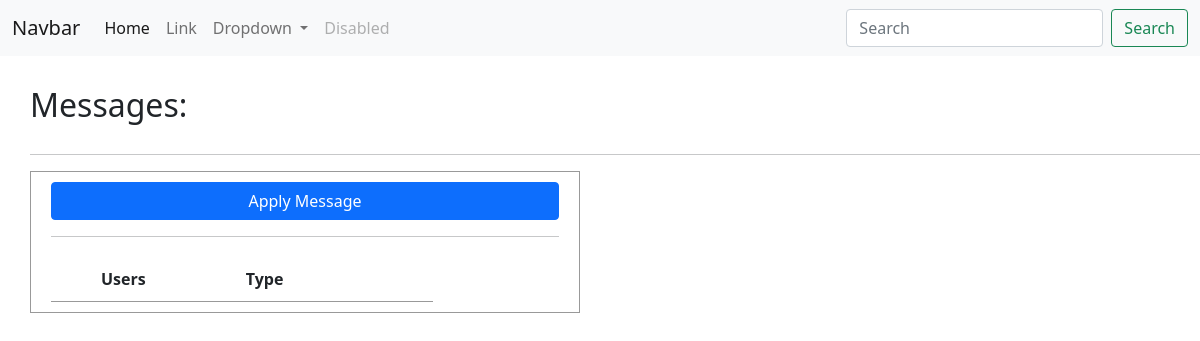
The page /dashboard/ on the database as committed earlier.
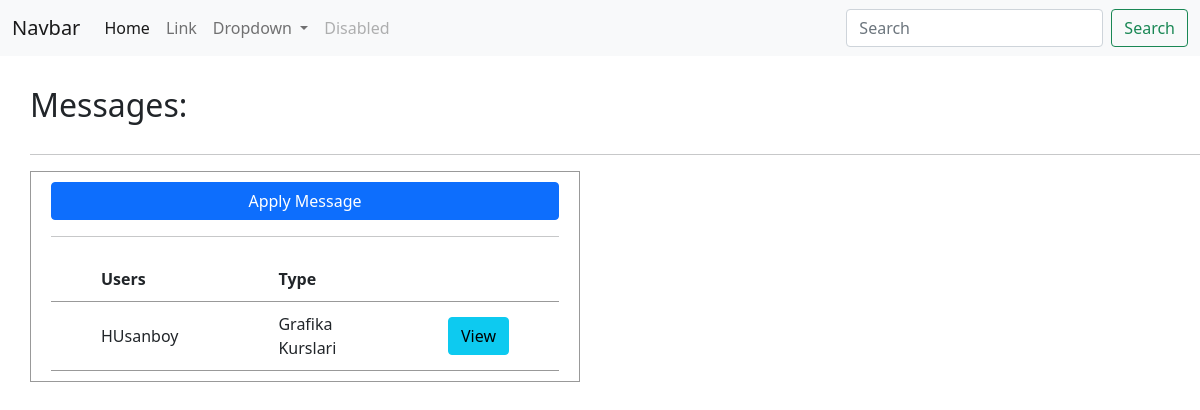
The same page on the database as committed later.
### apps/company/models.py (models this page shows, shortened)
class Contact(models.Model):
    class Meta:
        verbose_name = "Contact"
        verbose_name_plural = "Apply"
    full_name = models.CharField(max_length=100)
    own_phone = models.IntegerField(default=998)
    extra_phone = models.IntegerField(default=998)
    message = models.CharField(max_length=120)
    category = models.ForeignKey(Category_courses, null=True, default=None, on_delete=models.CASCADE, related_name="category_contact")

class Category_courses(models.Model):
	name = models.CharField(max_length=100)
	def __str__(self):
		return self.name

### apps/company/views.py (the view)
# urls.py: path("dashboard/", views.dashboard, name='dashboard')
def dashboard(request):
    contact = models.Contact.objects.all()
    context = {
        "contact": contact
    }
    return render(request, 'pages/dashboard.html', context)

### templates/pages/dashboard.html (shortened to what this page needs)
<!DOCTYPE html>
<html lang="en">
<head>
    <link href="https://cdn.jsdelivr.net/npm/bootstrap@5.0.2/dist/css/bootstrap.min.css" rel="stylesheet">
</head>
<body>
    <nav class="navbar navbar-expand-lg navbar-light bg-light">
        <div class="container-fluid">
            <a class="navbar-brand" href="#">Navbar</a>
            <div class="collapse navbar-collapse" id="navbarSupportedContent">
                <ul class="navbar-nav me-auto mb-2 mb-lg-0">
                    <li class="nav-item">
                        <a class="nav-link active" aria-current="page" href="{% url 'company:home' %}">Home</a>
                    </li>
                    <li class="nav-item">
                        <a class="nav-link" href="#">Link</a>
                    </li>
                    <li class="nav-item dropdown">
                        <a class="nav-link dropdown-toggle" href="#" id="navbarDropdown" role="button" data-bs-toggle="dropdown" aria-expanded="false">
                            Dropdown
                        </a>
                    </li>
                    <li class="nav-item">
                        <a class="nav-link disabled" href="#" tabindex="-1" aria-disabled="true">Disabled</a>
                    </li>
                </ul>
                <form class="d-flex">
                    <input class="form-control me-2" type="search" placeholder="Search" aria-label="Search">
                    <button class="btn btn-outline-success" type="submit">Search</button>
                </form>
            </div>
        </div>
    </nav>
    <section class="messages">
        <h2>Messages:</h2>
        <hr>
        <div class="messages_section">
            <a class="btn btn-primary" href="#">Apply Message</a>
            <table>
                <tr class="bordered">
                    <th>Users</th>
                    <th>Type</th>
                    <th></th>
                    <hr>
                </tr>
                {% for y in contact %}
                <tr class="contact_objects">
                    <td>{{ y.full_name }}</td>
                    <td class="category_contact">{{ y.category }}</td>
                    <td><a class="btn btn-info" href="#">View</a></td>
                </tr>
                {% endfor %}
            </table>
        </div>
    </section>
</body>
</html>

Rows that differ between the two databases and show on the page:
added Contact: full_name "HUsanboy", category "Grafika Kurslari"
